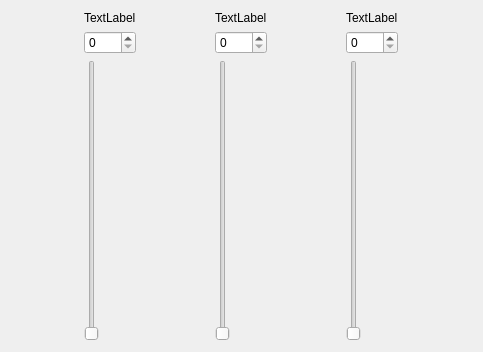
<?xml version="1.0" encoding="UTF-8"?>
<ui version="4.0">
 <class>Form</class>
 <widget class="QWidget" name="Form">
  <property name="geometry">
   <rect>
    <x>0</x>
    <y>0</y>
    <width>483</width>
    <height>352</height>
   </rect>
  </property>
  <property name="windowTitle">
   <string>Form</string>
  </property>
  <layout class="QHBoxLayout" name="horizontalLayout">
   <item>
    <layout class="QGridLayout" name="gridLayout">
     <item row="0" column="0">
      <widget class="QLabel" name="label">
       <property name="text">
        <string>TextLabel</string>
       </property>
      </widget>
     </item>
     <item row="1" column="0">
      <widget class="QSpinBox" name="spinBox">
       <property name="maximum">
        <number>255</number>
       </property>
      </widget>
     </item>
     <item row="2" column="0">
      <widget class="QSlider" name="verticalSlider">
       <property name="maximum">
        <number>255</number>
       </property>
       <property name="orientation">
        <enum>Qt::Vertical</enum>
       </property>
      </widget>
     </item>
    </layout>
   </item>
   <item>
    <layout class="QGridLayout" name="gridLayout_2">
     <item row="0" column="0">
      <widget class="QLabel" name="label_2">
       <property name="text">
        <string>TextLabel</string>
       </property>
      </widget>
     </item>
     <item row="1" column="0">
      <widget class="QSpinBox" name="spinBox_2"/>
     </item>
     <item row="2" column="0">
      <widget class="QSlider" name="verticalSlider_2">
       <property name="orientation">
        <enum>Qt::Vertical</enum>
       </property>
      </widget>
     </item>
    </layout>
   </item>
   <item>
    <layout class="QGridLayout" name="gridLayout_3">
     <item row="0" column="0">
      <widget class="QLabel" name="label_3">
       <property name="text">
        <string>TextLabel</string>
       </property>
      </widget>
     </item>
     <item row="1" column="0">
      <widget class="QSpinBox" name="spinBox_3"/>
     </item>
     <item row="2" column="0">
      <widget class="QSlider" name="verticalSlider_3">
       <property name="orientation">
        <enum>Qt::Vertical</enum>
       </property>
      </widget>
     </item>
    </layout>
   </item>
  </layout>
 </widget>
 <resources/>
 <connections>
  <connection>
   <sender>verticalSlider</sender>
   <signal>valueChanged(int)</signal>
   <receiver>spinBox</receiver>
   <slot>setValue(int)</slot>
   <hints>
    <hint type="sourcelabel">
     <x>69</x>
     <y>247</y>
    </hint>
    <hint type="destinationlabel">
     <x>69</x>
     <y>41</y>
    </hint>
   </hints>
  </connection>
  <connection>
   <sender>spinBox</sender>
   <signal>valueChanged(int)</signal>
   <receiver>verticalSlider</receiver>
   <slot>setValue(int)</slot>
   <hints>
    <hint type="sourcelabel">
     <x>83</x>
     <y>35</y>
    </hint>
    <hint type="destinationlabel">
     <x>73</x>
     <y>309</y>
    </hint>
   </hints>
  </connection>
 </connections>
</ui>
